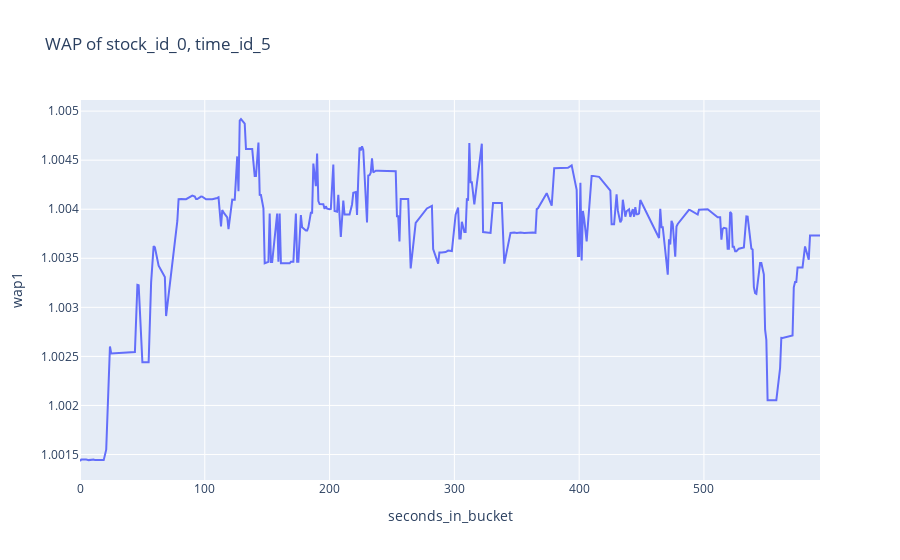

Notebook cell for this chart:
### Code cell
import plotly.express as px
fig = px.line(df_time_id_5, x="seconds_in_bucket", y="wap1", title='WAP of stock_id_0, time_id_5')
fig.show()

### Figure 1 — Plotly figure (JSON) as saved in the notebook; plotly's stock layout.template omitted (floating-point values rounded to 4 significant figures; data arrays with more than 128 entries replaced by an {"elided": "..."} marker saying what was removed)
{"data": [{"hovertemplate": "seconds_in_bucket=%{x}<br>wap1=%{y}<extra></extra>", "legendgroup": "", "line": {"color": "#636efa", "dash": "solid"}, "marker": {"symbol": "circle"}, "mode": "lines", "name": "", "orientation": "v", "showlegend": false, "type": "scatter", "x": {"elided": "302 int values"}, "xaxis": "x", "y": {"elided": "302 float values"}, "yaxis": "y"}], "layout": {"legend": {"tracegroupgap": 0}, "title": {"text": "WAP of stock_id_0, time_id_5"}, "xaxis": {"anchor": "y", "domain": [0, 1], "title": {"text": "seconds_in_bucket"}}, "yaxis": {"anchor": "x", "domain": [0, 1], "title": {"text": "wap1"}}}}
